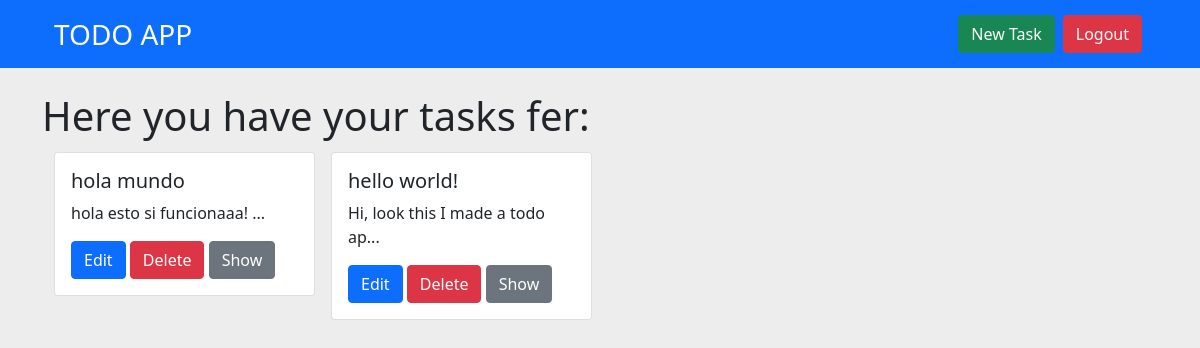
The page /tasks (signed in) on the database its author committed.
### app/models.py (models this page shows, shortened)
class User(db.Model, UserMixin):
    id = db.Column(db.Integer, primary_key=True)
    username = db.Column(db.String(20), unique=True, nullable=True)
    email = db.Column(db.String(50), unique=True, nullable=True)
    password_hash = db.Column(db.String(80), nullable=True)
    tasks = db.relationship("Task")
    @property
    def password(self):
        pass
    @classmethod
    def get_by_id(cls, id):
        return User.query.filter_by(id=id).first()

class Task(db.Model):
    id = db.Column(db.Integer, primary_key=True)
    title = db.Column(db.String(40), nullable=True)
    description = db.Column(db.String(140), nullable=True)
    user_id = db.Column(db.Integer, db.ForeignKey("user.id"))
    @property
    def little_title(self):
        if len(self.title) > 19:
            return self.title[0:26] + "..."
        return self.title
    @property
    def little_description(self):
        if len(self.description) > 20:
            return self.description[0:30] + "..."
        return self.description

### app/tasks/tasks.py (the view)
@tasks_bp.route("/tasks")
@login_required
def tasks():
    tasks = current_user.tasks
    return render_template(
        "tasks/view.html", title_page="Tasks", tasks=tasks, current_user=current_user
    )

### app/auth/auth.py (called while the page is built)
@login_manager.user_loader
def load_user(id):
    return User.get_by_id(id)

### app/tasks/templates/tasks/view.html
{% extends "layout.html" %}
{% from "_render_elements.html" import render_task, render_modal_remove%}
{% block content %}
{% if tasks|length != 0 %}
<h1 class="my-2" >Here you have your tasks {{ current_user.username }}:</h1>
{% endif %}
<div class="row px-3">
    {% if tasks|length != 0 %}
        {% for task in tasks %}
            {{ render_task(task.title,task.little_title,task.description,task.little_description,task.id) }}
        {% endfor %}
    {% else %}
    <div class="alert alert-secondary">You should create a new task, just click <a href="{{ url_for('tasks_bp.task_new') }}" class="link-link">here</a>.
    {% endif %}
</div>
{% endblock content %}

### app/templates/_render_elements.html (shortened to what this page needs)
{% macro render_task(title, little_title, description, little_description, task_id) %}
    <div class="col-12 col-sm-6 col-md-4 col-lg-3 p-1 px-2">
        <div class="card">
            <div class="card-body">
                <h5 class="card-title">{{ little_title }}</h5>
                <p class="card-text">{{ little_description }}</p>
                <a href="{{ url_for('tasks_bp.task_edit', task_id=task_id) }}" class="btn  btn-primary">Edit</a>
                <button class="btn btn-danger" data-bs-toggle="modal" data-bs-target="#content-modal-{{ task_id }}">Delete</button>
                <button class="btn btn-secondary" data-bs-toggle="modal" data-bs-target="#content-modal-show-{{ task_id }}">Show</button>
            </div>
        </div>
    </div>
{% endmacro%}

### rows shown on the page
User: username "fer"
Task: title "hola mundo", little_description "hola esto si funcionaaa! ..."
Task: title "hello world!", little_description "Hi, look this I made a todo ap..."
